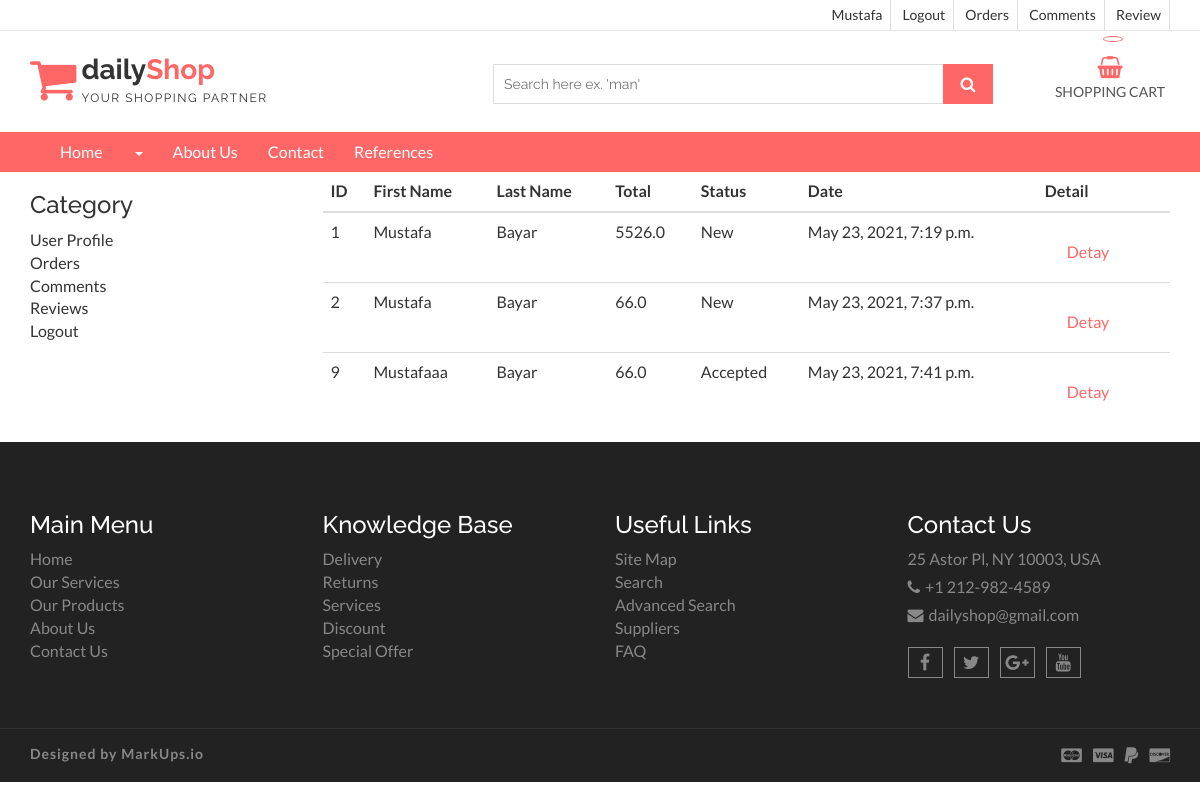
The page /user/orders/ (signed in) on the database as committed earlier.
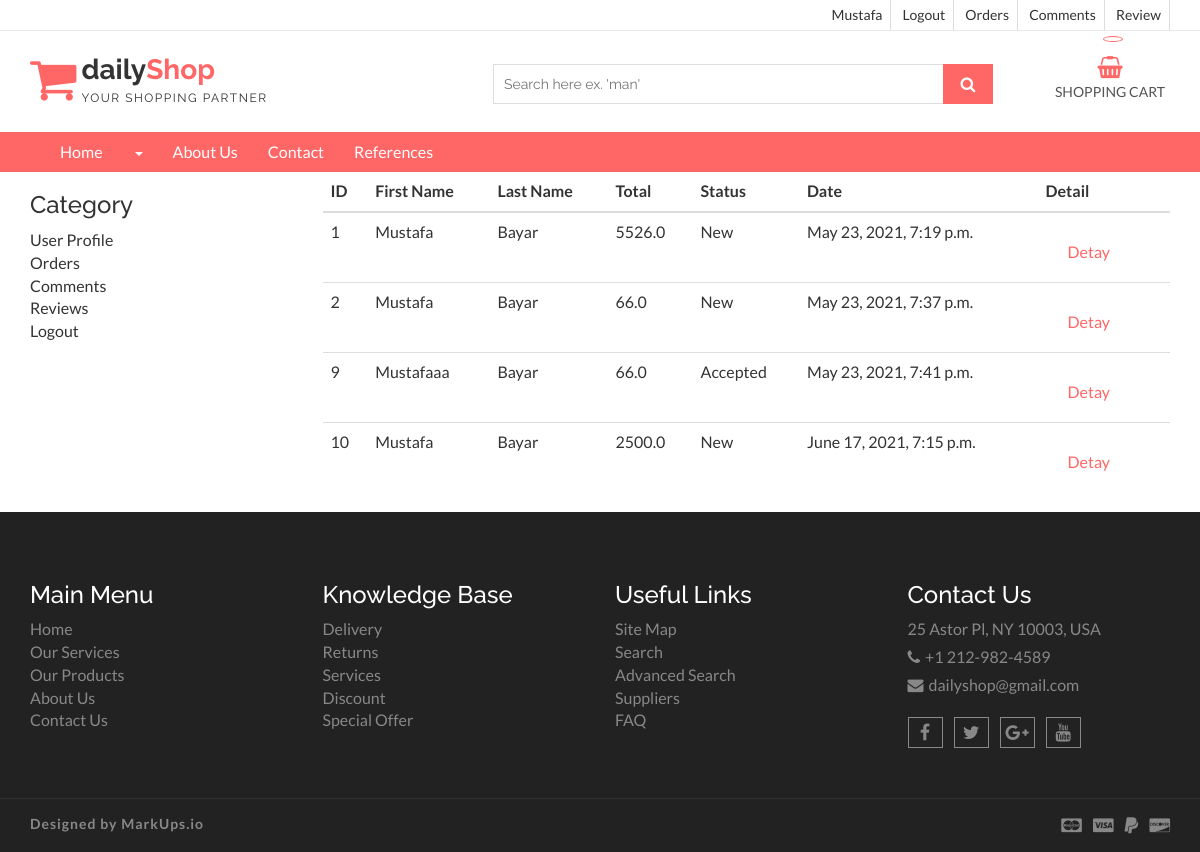
The same page on the database as committed later.
### order/models.py (models this page shows, shortened)
class Order(models.Model):
    STATUS = (
        ('New','New'),
        ('Accepted','Accepted'),
        ('Preaparing','Preaparing'),
        ('OnShipping','OnShipping'),
        ('Canceled','Canceled')
    )
    user = models.ForeignKey(User,on_delete=models.SET_NULL,null=True)
    code = models.CharField(max_length=5,editable=False)
    first_name = models.CharField(max_length=10)
    last_name = models.CharField(max_length=10)
    phone = models.CharField(max_length=10,blank=True)
    address = models.CharField(max_length=150,blank=True)
    city = models.CharField(max_length=20,blank=True)
    country = models.CharField(max_length=20,blank=True)
    total = models.FloatField()
    status = models.CharField(max_length=10,choices=STATUS,default='New')
    ip = models.CharField(blank=True,max_length=20)
    adminnote = models.CharField(blank=True,max_length=100)
    create_at = models.DateTimeField(auto_now_add=True)
    update_at = models.DateTimeField(auto_now=True)

### user/views.py (the view)
# urls.py: path('orders/',views.orders,name="orders"),
@login_required(login_url='/login')
def orders(request):
    category = Category.objects.all()
    current_user = request.user
    profile = UserProfile.objects.get(user_id=current_user.id)
    orders = Order.objects.filter(user_id=current_user.id)
    context = {
        'category':category,
        'orders':orders,
        'profile': profile
    }
    return render(request,"user_orders.html",context)

### home/models.py (called while the page is built)
    def user_name(self):
        return '[' + self.user.username + '] ' + self.user.first_name + ' ' + self.user.last_name

### user/templates/user_orders.html (shortened to what this page needs)
{% extends 'homebase.html' %}
{% block navbar %}
    {% include 'navbar.html' %}
{% endblock %}
{% block content %}
    <section id="aa-error">
        <div class="container">
            <div class="row">
                <div class="col-md-3">
                    {% include "user_panel.html" %}
                </div>
                <div class="col-md-9">
                    <table class="table">
                        <thead>
                        <tr>
                            <th scope="col">ID</th>
                            <th scope="col">First Name</th>
                            <th scope="col">Last Name</th>
                            <th scope="col">Total</th>
                            <th scope="col">Status</th>
                            <th scope="col">Date</th>
                            <th scope="col">Detail</th>
                        </tr>
                        </thead>
                        <tbody>
                        {% for rs in orders %}
                        <tr>
                            <td scope="col">{{ rs.id }}</td>
                            <td scope="col">{{ rs.first_name }}</td>
                            <td scope="col">{{ rs.last_name }}</td>
                            <td scope="col">{{ rs.total }}</td>
                            <td scope="col">{{ rs.status }}</td>
                            <td scope="col">{{ rs.create_at }}</td>
                            <td scope="col"><a class=" aa-secondary-btn" href="/user/orderdetail/{{ rs.id }}"> Detay </a></td>
                        </tr>
                        {% endfor %}
                        </tbody>
                    </table>
                </div>
            </div>
        </div>
    </section>
{% endblock %}

Rows that differ between the two databases and show on the page:
added Order: id "10", first_name "Mustafa", last_name "Bayar", total "2500.0", status "New", create_at "June 17, 2021, 7:15 p.m."
